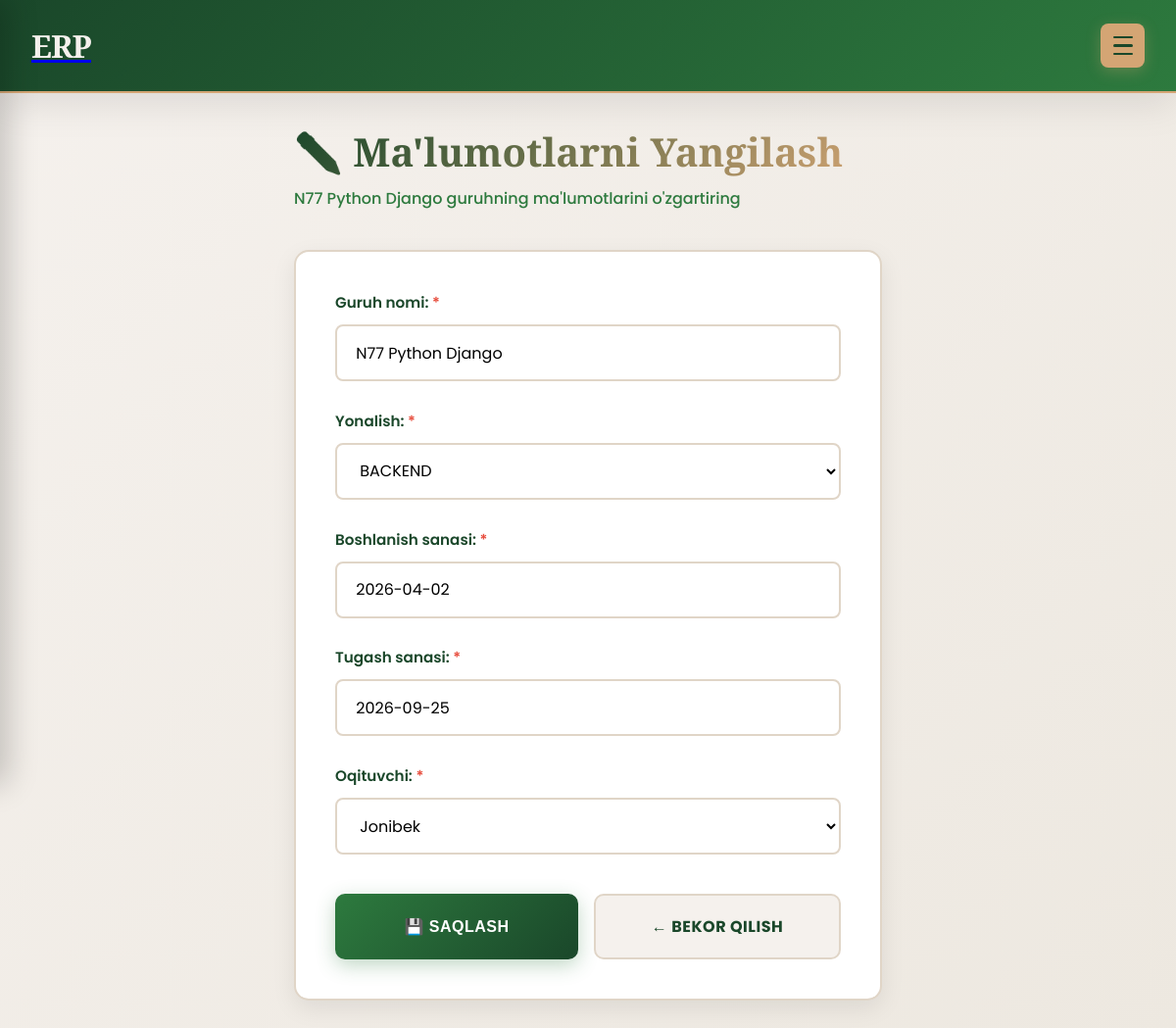
The app's page /guruh/update/1/ with its own data.
### erp/models.py (models this page shows, shortened)
class Guruh(models.Model):
    guruh_nomi = models.CharField(max_length=150,verbose_name="Guruh nomi")
    yonalish = models.CharField(max_length=50,choices=YonalishChoice.choices,default=YonalishChoice.BACKEND)
    boshlanish_sanasi = models.DateField(verbose_name="Boshlanish sanasi")
    tugash_sanasi = models.DateField(verbose_name="Tugash sanasi")
    oqituvchi = models.ForeignKey(Teacher,on_delete=models.RESTRICT)
    class Meta:
        db_table = "guruh"
        verbose_name = "Guruh"
        verbose_name_plural = "Guruhlar"

### erp/views.py (the view, shortened to what this page needs)
# urls.py: path("guruh/update/<int:pk>/",GuruhUpdateView.as_view(),name="guruh-update"),
class GuruhUpdateView(View):
    def get(self, request, pk):
        guruh = get_object_or_404(Guruh, pk=pk)
        form = GuruhForm(instance=guruh)
        return render(request, "guruh/update.html",context={"form":form,"guruh":guruh})

### erp/forms.py
class GuruhForm(ModelForm):
    class Meta:
        model = Guruh
        fields = "__all__"

### erp/models.py (called while the page is built)
    def __str__(self):
        return self.ism

### templates/guruh/update.html (shortened to what this page needs)
{% extends "base.html" %}
{% block content %}
<div class="form-container">
    <div class="form-header">
        <h1 class="form-title">✏️ Ma'lumotlarni Yangilash</h1>
        <p class="form-subtitle">{{ guruh.guruh_nomi }} guruhning ma'lumotlarini o'zgartiring</p>
    </div>
    <form action="" method="post" class="form-wrapper">
        {% for field in form %}
            {% if field.name != 'csrf_token' %}
            <div class="form-group {% if field.field.required %}required{% endif %}">
                {{ field.label_tag }}
                {{ field }}
            </div>
            {% endif %}
        {% endfor %}
        <div class="form-actions">
            <button type="submit" class="btn-submit">💾 Saqlash</button>
            <a href="{% url 'guruh-detail' guruh.pk %}" class="btn-cancel">← Bekor qilish</a>
        </div>
    </form>
</div>
{% endblock content %}

### templates/base.html (style rules this page uses)
* { margin: 0; padding: 0; box-sizing: border-box; }
:root { --primary: #1a472a; --secondary: #2d7a3e; --accent: #d4a574; --light: #f5f1ed; --dark: #0f1419; --text: #1a1a1a; --border: #e0d5c7; --shadow: 0 10px 40px rgba(0, 0, 0, 0.1); }
body { font-family: 'Poppins', sans-serif; background: linear-gradient(135deg, #f5f1ed 0%, #ede8e0 100%); color: var(--text); overflow-x: hidden; min-height: 100vh; }

### templates/guruh/update.html (style rules this page uses)
.form-container { max-width: 600px; margin: 0 auto; }
.form-header { margin-bottom: 2.5rem; }
.form-title { font-family: 'Playfair Display', serif; font-size: 2.5rem; font-weight: 900; background: linear-gradient(135deg, var(--primary) 0%, var(--accent) 100%); -webkit-background-clip: text; -webkit-text-fill-color: transparent; background-clip: text; margin-bottom: 0.5rem; }
.form-subtitle { color: var(--secondary); font-weight: 500; }
.form-wrapper { background: white; padding: 2.5rem; border-radius: 15px; border: 2px solid var(--border); box-shadow: 0 8px 24px rgba(0, 0, 0, 0.08); }
.form-group { margin-bottom: 1.8rem; }
.form-group label { display: block; margin-bottom: 0.7rem; font-weight: 600; color: var(--primary); font-size: 0.95rem; }
.form-group input, .form-group textarea, .form-group select { width: 100%; padding: 0.9rem 1.2rem; border: 2px solid var(--border); border-radius: 8px; font-family: 'Poppins', sans-serif; font-size: 1rem; transition: all 0.3s ease; background: white; }
.form-actions { display: flex; gap: 1rem; margin-top: 2.5rem; }
.btn-submit { flex: 1; padding: 1.2rem; background: linear-gradient(135deg, var(--secondary) 0%, var(--primary) 100%); color: white; border: none; border-radius: 10px; font-weight: 700; font-size: 1rem; text-transform: uppercase; letter-spacing: 0.5px; cursor: pointer; transition: all 0.3s cubic-bezier(0.23, 1, 0.320, 1); box-shadow: 0 6px 20px rgba(45, 122, 62, 0.3); }
.btn-cancel { flex: 1; padding: 1.2rem; background: var(--light); color: var(--primary); border: 2px solid var(--border); border-radius: 10px; font-weight: 700; font-size: 1rem; text-transform: uppercase; letter-spacing: 0.5px; cursor: pointer; transition: all 0.3s ease; text-decoration: none; display: flex; align-items: center; justify-content: center; }
.form-group.required label::after { content: ' *'; color: #e74c3c; }

### records on screen
Guruh: guruh_nomi "N77 Python Django", form "N77 Python Django" "BACKEND" "2026-04-02" "2026-09-25" "Jonibek"

### other values on screen
{{ field.label_tag }} "Guruh nomi:" "Yonalish:" "Boshlanish sanasi:" "Tugash sanasi:" "Oqituvchi:"
